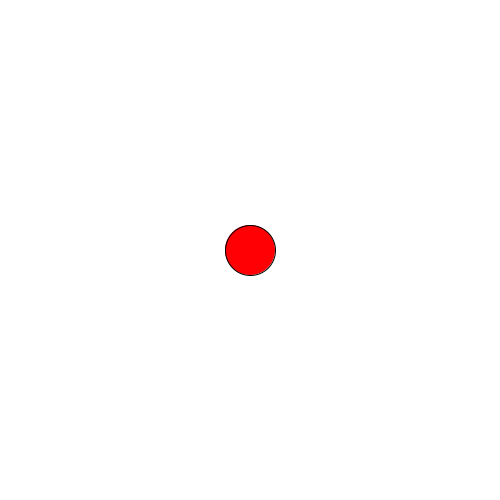
Frame 1 (no input)
Frame 60 (the mouse pressed at the canvas centre just before this capture): identical to frame 1, image omitted
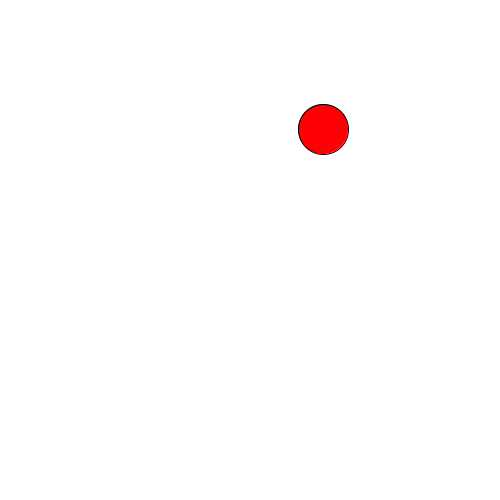
Frame 120 (the mouse held since frame 60 and released just before this capture)

The Processing sketch that drew these frames (run headless with seeded random() and noise(); from frame 60 on, the mouse is pressed at the canvas centre):

// Processing sketch: slippery_dot
// ── slippery_dot.pde
 // 1. Create three integer variables to represent the x, y, and the size of the ellipse
int X = 250;
int Y = 250;      
int size = 50;      
    
    
    void setup() {
      // 2. Set the size of your sketch
size(500,500);    
    }
    
    void draw() {
      // 3. Set the background color of your sketch
     background(#FFFFFF); 
      // 4. Draw an ellipse. Make sure it fits in the window.
      // Use the variables created at the top of the sketch, 
      // for the location and size of your ellipse
    fill(#FF0004);
    ellipse(X,Y,size,size);
    }
    
    void mousePressed() {
      //5. Create an integer variable called distance
      int distance;
      //6. Set the value of the distance variable to the value returned by the getDistance method
      //   Pass the mouse's x and y (mouseX and mouseY) and the x and y of your ellipse to the method.
        distance = getDistance(mouseX,mouseY,X,Y);
          
      //7.  Use an if statement to check if the distance variable is < the radius of the ellipse
      //    If it is, set a new x and y for the ellipse, using a random location on the window
      //    Hint: Use the Processing random() function
if (distance < size){
X =(int) random(500);
Y =(int) random(500);  

  
  
  
  
    }
    }
    int getDistance(int x1, int y1, int x2, int y2) {
      return (int)Math.sqrt(Math.pow((x1-x2),2) + Math.pow((y1-y2),2));
    }
